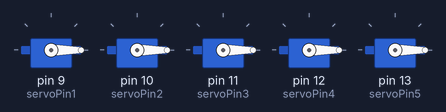
A sketch run on a simulated Arduino Uno, built with avr-gcc and run on an emulated ATmega328P. On the bench: 5 × servo. Random numbers use the default seed unless the sketch sets one; what the sketch prints to the serial monitor is not drawn.

Above: at 0.1 s.
At 30.1 s:
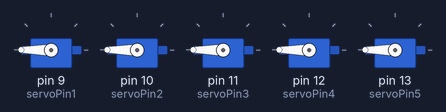
At 35.1 s:
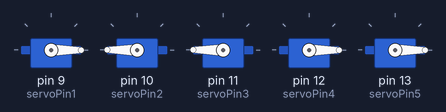
Timing chart, 0 to 36.6 s (numbered marks = the images above):
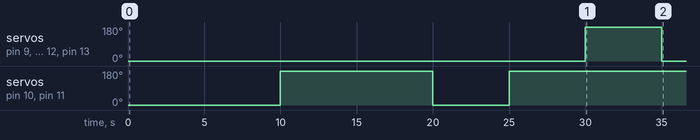

Measured:
- by itself, servo on pin 9 (servoPin1), servo on pin 12 (servoPin4), servo on pin 13 (servoPin5): 0° → 180° at 30.0 s, → 0° 5.0 s later
- by itself, servo on pin 10 (servoPin2), servo on pin 11 (servoPin3): 0° → 180° at 10.0 s, → 0° 10.0 s later, → 180° 5.0 s later

The sketch:

SPS.ino
```cpp
#include <Servo.h> //Loading the servo library


int servoPin1 = 9 ; // Servo is on pin 9
int servoPin2 = 10 ;
int servoPin3 = 11 ;
int servoPin4 = 12 ;
int servoPin5 = 13 ;

 Servo myPointer1  ; // Create a Servo object called myPointer
 Servo myPointer2 ;
  Servo myPointer3 ;
   Servo myPointer4 ;
    Servo myPointer5 ;

void setup() {
  Serial.begin(9600);
  myPointer1.attach(servoPin1);
   myPointer2.attach(servoPin2);
    myPointer3.attach(servoPin3);
     myPointer4.attach(servoPin4);
      myPointer5.attach(servoPin5);

}

void loop() {
int  r = random(0,3);
Serial.print(r);
  if (r == 0) {
  stone();
  delay(5000);
  }
  else if ( r == 1){
  paper();
  delay(5000);
  }
  else if (r == 2) {
  scisor();
delay(5000);
}
}

void stone(void) {
  myPointer1.write(180);
   myPointer2.write(180);
    myPointer3.write(180);
     myPointer4.write(180);
      myPointer5.write(180);
}

void paper(void) {
  myPointer1.write(0);
   myPointer2.write(0);
    myPointer3.write(0);
     myPointer4.write(0);
      myPointer5.write(0);
}

void scisor(void) {
  myPointer1.write(0);
   myPointer2.write(180);
    myPointer3.write(180);
     myPointer4.write(0);
      myPointer5.write(0);
}
```
